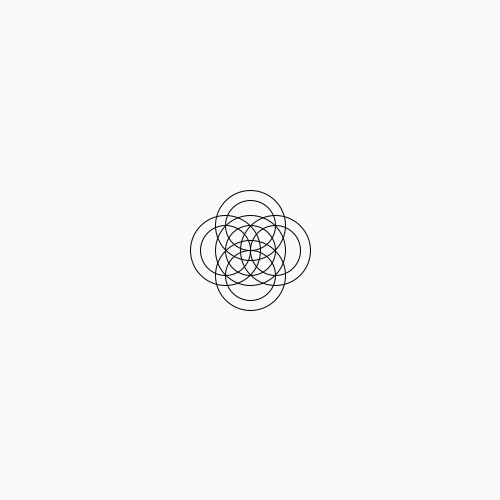
Frame 1 (no input)
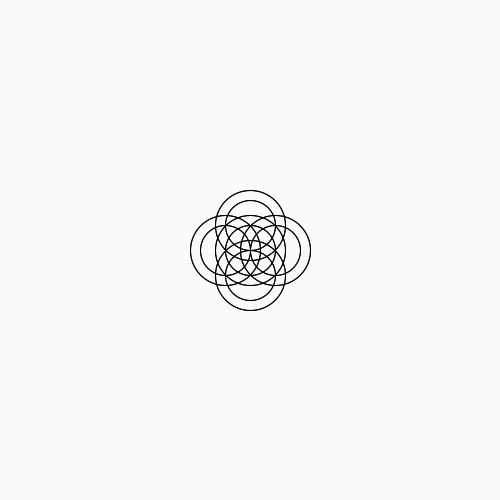
Frame 2 (the mouse pressed at the canvas centre, redrawn once)

The Processing sketch that drew these frames (run headless with seeded random() and noise(); the mouse was pressed at the canvas centre and the sketch redrawn once):

// Processing sketch: processing_80591
// ── processing_80591.pde


void setup ()
{
//la taille de mon sketch, le fond et le smooth
size(500,500);
background (250);
smooth();
}



//je crée une fonction draw
void draw ()
{
  //je crée en variable les 4 parametres de l'ellipse
int PositionX;
PositionX = 250;

int PositionY;
PositionY = 250;

int Largeur;
Largeur = 50;

int Longeur;
Longeur = 50;

noFill();
//je fais une ellipse avec mes variables
ellipse (PositionX, PositionY,Largeur,Longeur);

//je fais 4 ellipses comme une rosace autour de ellipse1
ellipse (PositionX+25, PositionY,Largeur,Longeur);
ellipse (PositionX-25, PositionY,Largeur,Longeur);
ellipse (PositionX, PositionY-25,Largeur,Longeur);
ellipse (PositionX, PositionY+25,Largeur,Longeur);

//deuxième ellipse centrale et ces elipses imbriquées
ellipse (PositionX, PositionY,Largeur+20,Longeur+20);
ellipse (PositionX+25, PositionY,Largeur+20,Longeur+20);
ellipse (PositionX-25, PositionY,Largeur+20,Longeur+20);
ellipse (PositionX, PositionY-25,Largeur+20,Longeur+20);
ellipse (PositionX, PositionY+25,Largeur+20,Longeur+20);

//je fais une autre série d'ellipse mais alongées
//ellipse (PositionX+25, PositionY,Largeur+40,Longeur);
//ellipse (PositionX-25, PositionY,Largeur+40,Longeur);
//ellipse (PositionX, PositionY-25,Largeur+40,Longeur);
//ellipse (PositionX, PositionY+25,Largeur+40,Longeur);
  
  
noLoop();  
}
